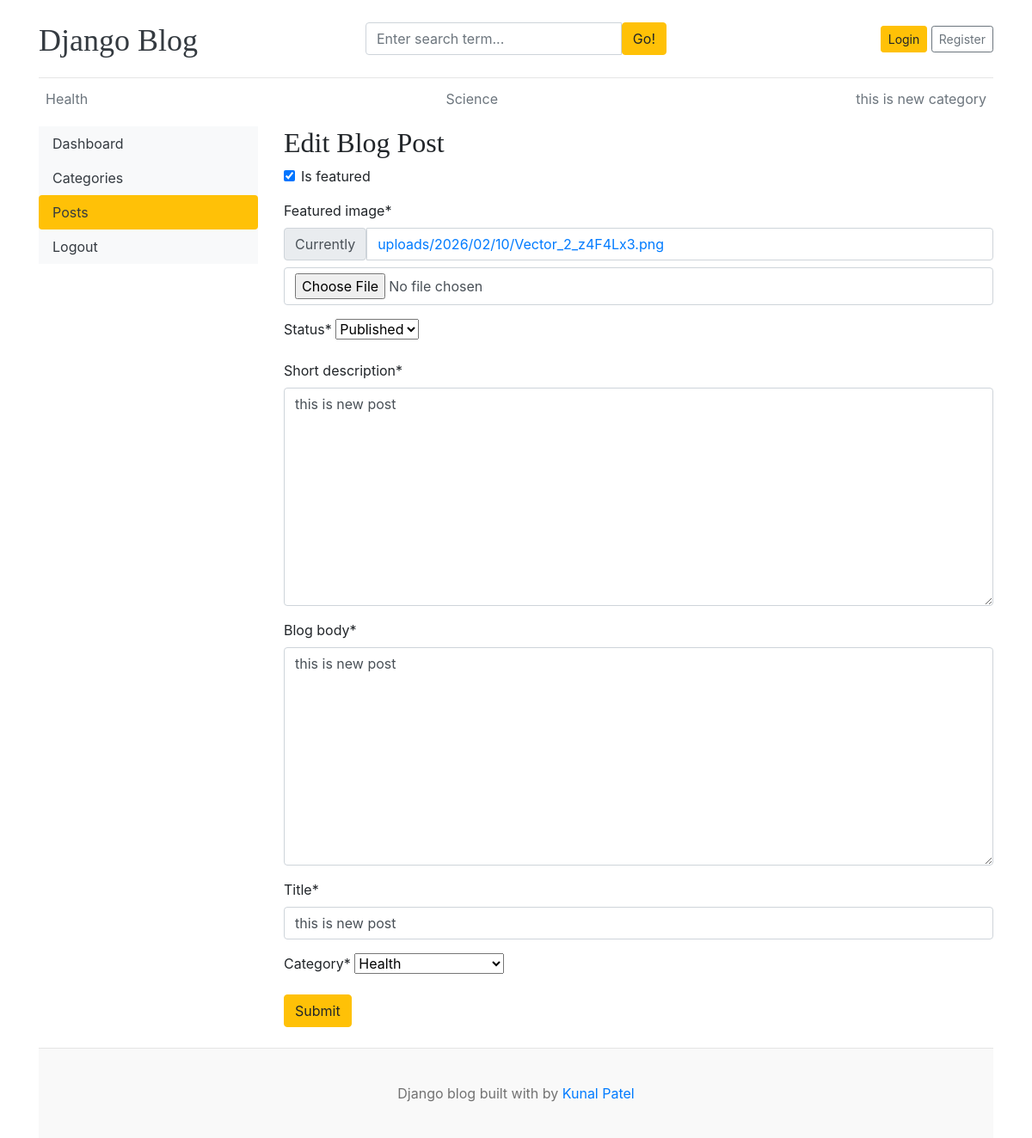
Page /dashboard/posts/edit/7/ on the earlier database version.
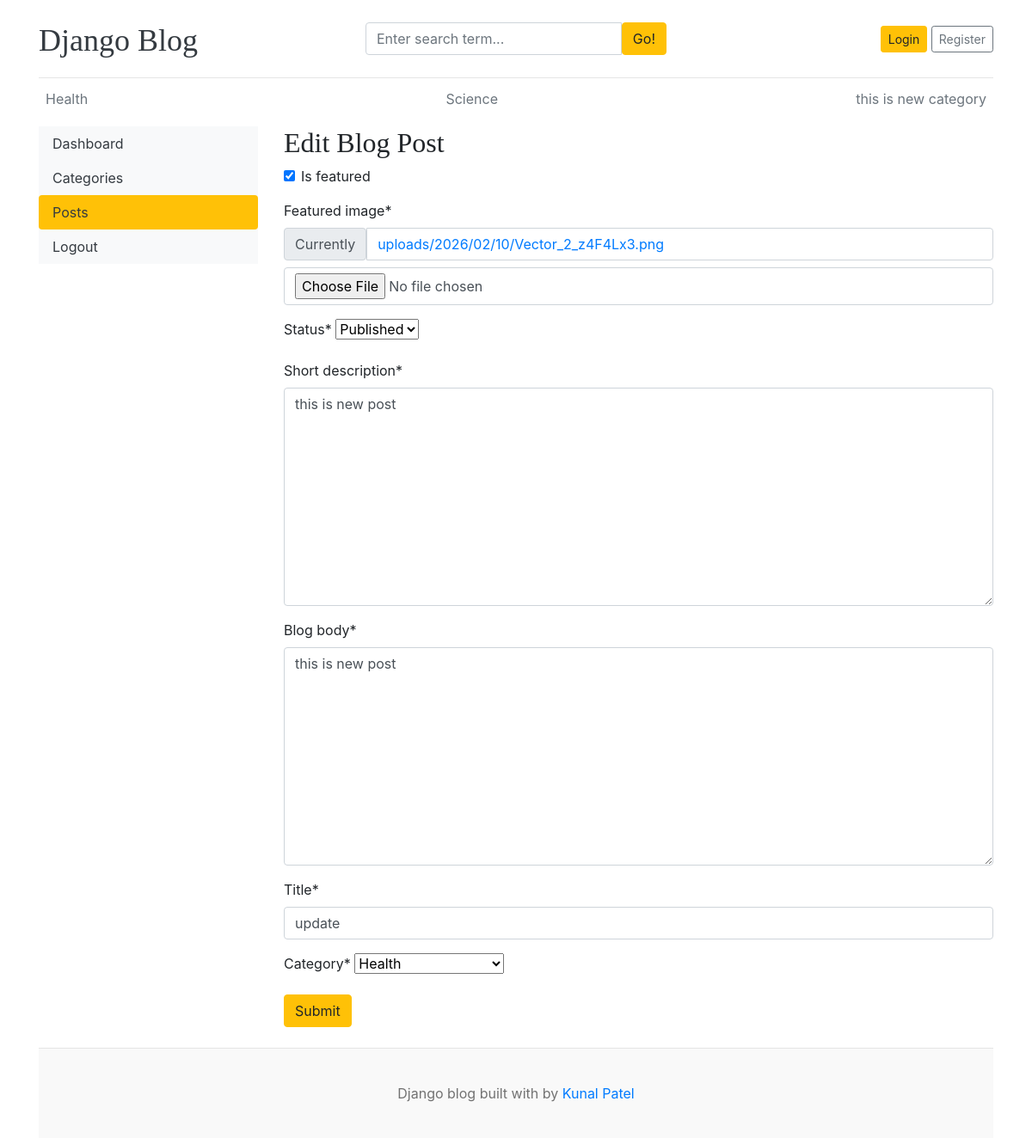
Same page on the later database version.
### blogs/models.py (models this page shows, shortened)
class Blog(models.Model):
    title = models.CharField(max_length=100)
    slug = models.SlugField(max_length=150, unique=True, blank=True)
    category = models.ForeignKey(Category, on_delete=models.CASCADE)
    author = models.ForeignKey(User, on_delete=models.CASCADE)
    featured_image = models.ImageField(upload_to='uploads/%Y/%m/%d')
    short_description = models.TextField(max_length=500)
    blog_body = models.TextField(max_length=2000)
    status = models.CharField(max_length=20, choices=STATUS_CHOICES, default="Draft")
    is_featured = models.BooleanField(default=False)
    created_at = models.DateTimeField(auto_now_add=True)
    updated_at = models.DateTimeField(auto_now=True)

### dashboards/views.py (the view, shortened to what this page needs)
# urls.py: path('posts/edit/<int:pk>/', views.edit_post, name = 'edit_post'),
def edit_post(request, pk):
    post = get_object_or_404(Blog, pk=pk)
    form = BlogPostForm(instance=post)
    context = {
        'form': form,
        'post': post
    }
    return render(request, 'dashboard/edit_post.html', context)

### dashboards/forms.py
class BlogPostForm(forms.ModelForm):
    class Meta:
        model = Blog
        fields = {'title', 'category', 'featured_image', 'short_description', 'blog_body', 'status', 'is_featured'}

### blogs/context_processors.py (called while the page is built)
def get_categories(request):
    categories = Category.objects.all()
    return dict(categories=categories)

def get_social_links(request):
    social_links  = SocialLink.objects.all()
    return dict(social_links=social_links)

### blogs/models.py (called while the page is built)
    def __str__(self):
        return self.category_name

### templates/dashboard/edit_post.html (shortened to what this page needs)
{% extends 'base.html' %}
{% load crispy_forms_tags %}
{% block content %}
<div class="row">
    {% include 'dashboard/sidebar.html' %}
    <div class="col-md-9">
        <h2>Edit Blog Post</h2>
        <form action="{% url 'edit_post' post.id %}" method="POST" enctype="multipart/form-data">
            {{ form|crispy }}
            <button type="submit" class="btn btn-warning">Submit</button>
        </form>
        <br>
    </div>
</div>
{% endblock %}

Differences in the rows shown:
changed Blog "Published": title "this is new post" → "update"
